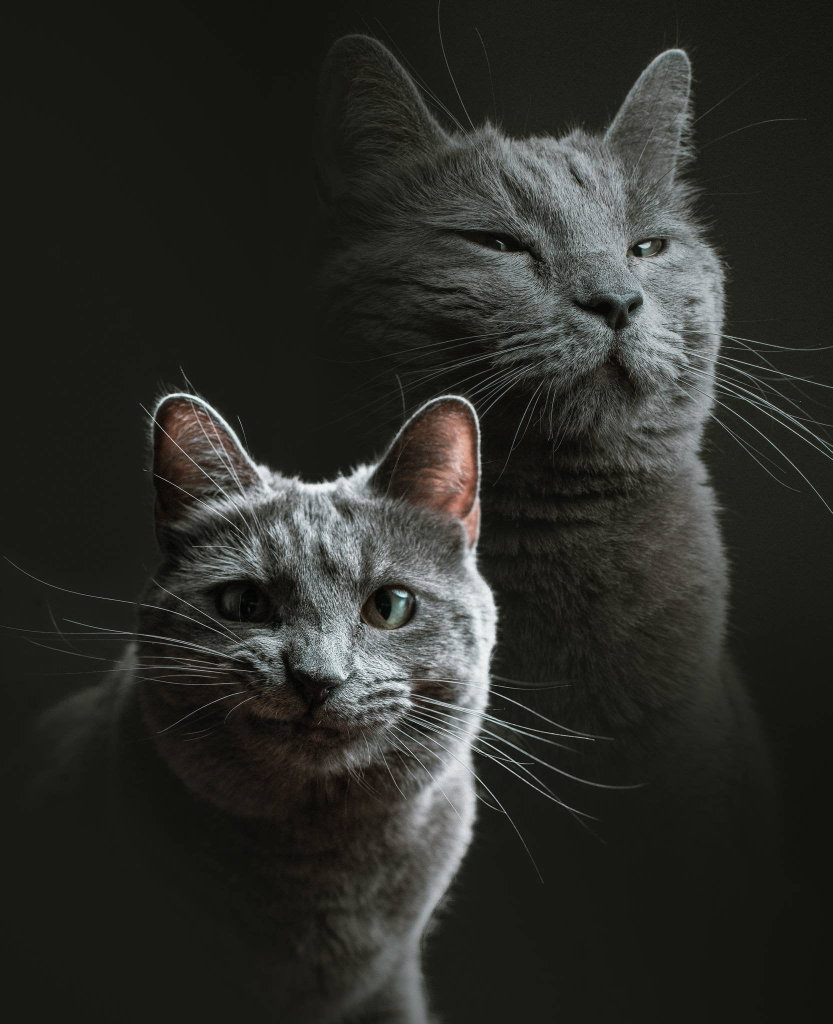
#> input picture images/cat_photoshoot.jpg, 1665 x 2048 px (shown at 1/2 size)
$ jupyter execute --allow-errors blog_test.ipynb
#> lines starting #> are read from the running program, lines starting #| are printed output that depends on the picture
# Blogging with Jupyter Notebooks

> With Notebooks, we can easily share prose, code, tables, charts, and more!

Jupyter Notebooks is a great environment for creating blog posts. Or maybe you didn't even plan to write a blog post, but you've done some interesting experiments and you realize afterwards that you have results worth sharing. Either way, you'll want some way to get your Notebook onto your blog.

[fast_template](https://www.fast.ai/2020/01/16/fast_template/) and [nbdev](http://nbdev.fast.ai/) are set up to handle Jupyter Notebooks nicely, so there's not much you have to do to get this working. I'll walk you through the steps here. Note that Jupyter Notebooks and GitHub Pages already have some support for exporting notebooks to markdown; but I suggest you use `fast_template` and `nbdev`, with the process described in this post, because otherwise you won't get useful features such as:

- Support for pasting images directly into your notebook
- Input and output cells clearly displayed with appropriate styles
- The ability to hide some cells from the markdown output.

This whole post was created using this method. You can see the source notebook here:

## Writing your notebook

Your markdown cells, code cells, and all outputs will appear in your exported blog post. The only thing that won't be shown is interactive outputs (e.g. `ipywidgets`, bokeh plots, etc), or cells you explicitly hide using the `#hide` marker discussed below.

When you write your notebook, just write whatever you want your audience to see. Since most writing platforms make it much harder to include code and outputs, many of us are in a habit of including less real examples than we should. So try to get into a new habit of including lots of examples as you write.

Often you'll want to hide boilerplate such as import statements. Add `#hide` to the top of any cell to make it not show up in output.

[cell 1]
#hide
from PIL import Image

Jupyter displays the result of the last line of a cell, so there's no need to include `print()`. (And including extra code that isn't needed means there's more cognitive overhead for the reader; so don't include code that you don't really need!)

[cell 2]
1+1

It works not just for text, but also for images:

[cell 3]
Image.open('images/cat_photoshoot.jpg').resize((1665//4, 2048//4))
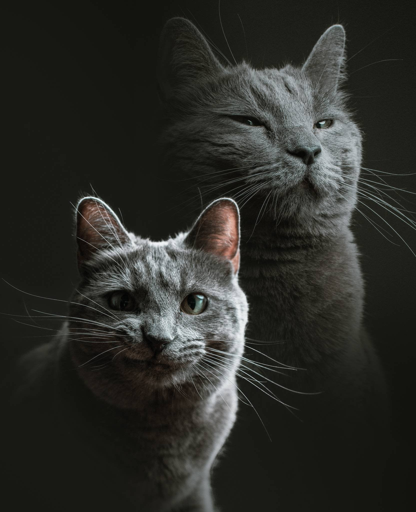
#> Out: PIL image 416x512 RGB; mean R, G, B 43.8, 44.6, 40.1


$ run again, with images/cat_in_bed.jpg copied over images/cat_photoshoot.jpg
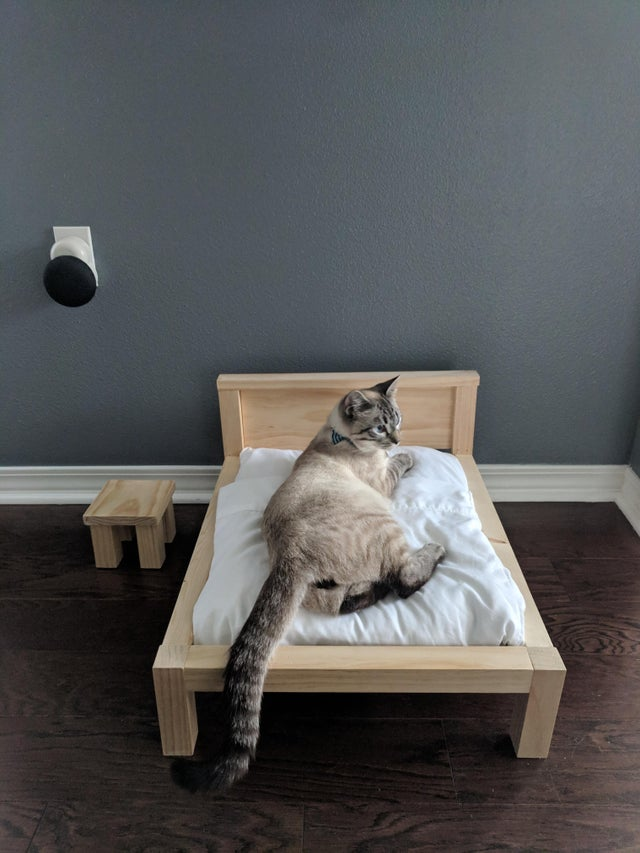
#> input picture images/cat_in_bed.jpg, 640 x 853 px
#> `Image.open('images/cat_photoshoot.jpg').resize((1665//4, 2048//4))`:
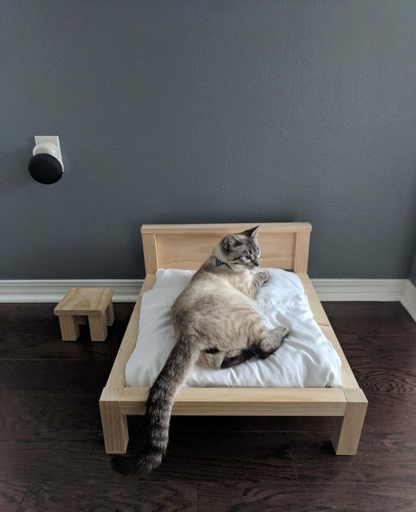
#> Out: PIL image 416x512 RGB; mean R, G, B 87.5, 87.4, 87.7

$ run again, with images/pp.jpg copied over images/cat_photoshoot.jpg
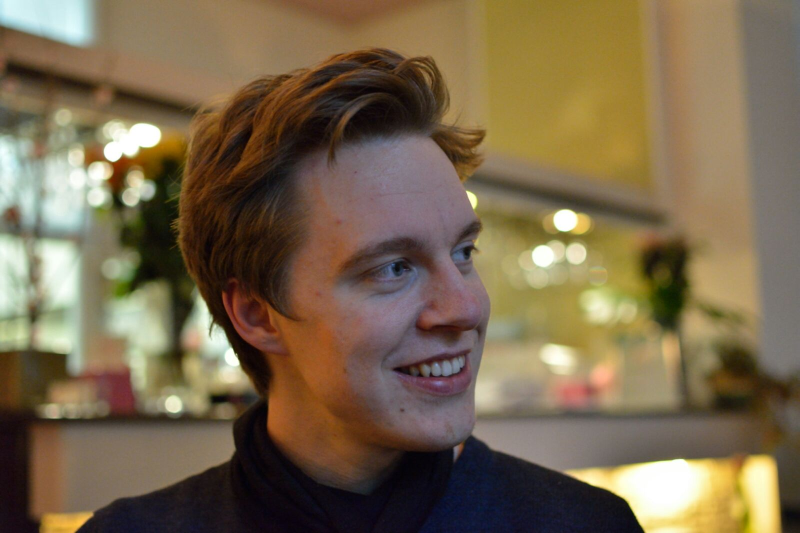
#> input picture images/pp.jpg, 1599 x 1066 px (shown at 1/2 size)
#> `Image.open('images/cat_photoshoot.jpg').resize((1665//4, 2048//4))`:
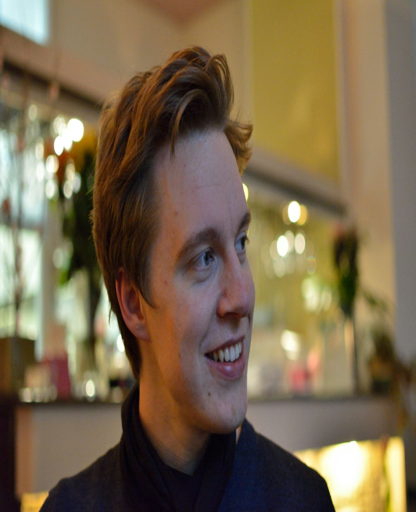
#> Out: PIL image 416x512 RGB; mean R, G, B 121.4, 104.1, 77.2
